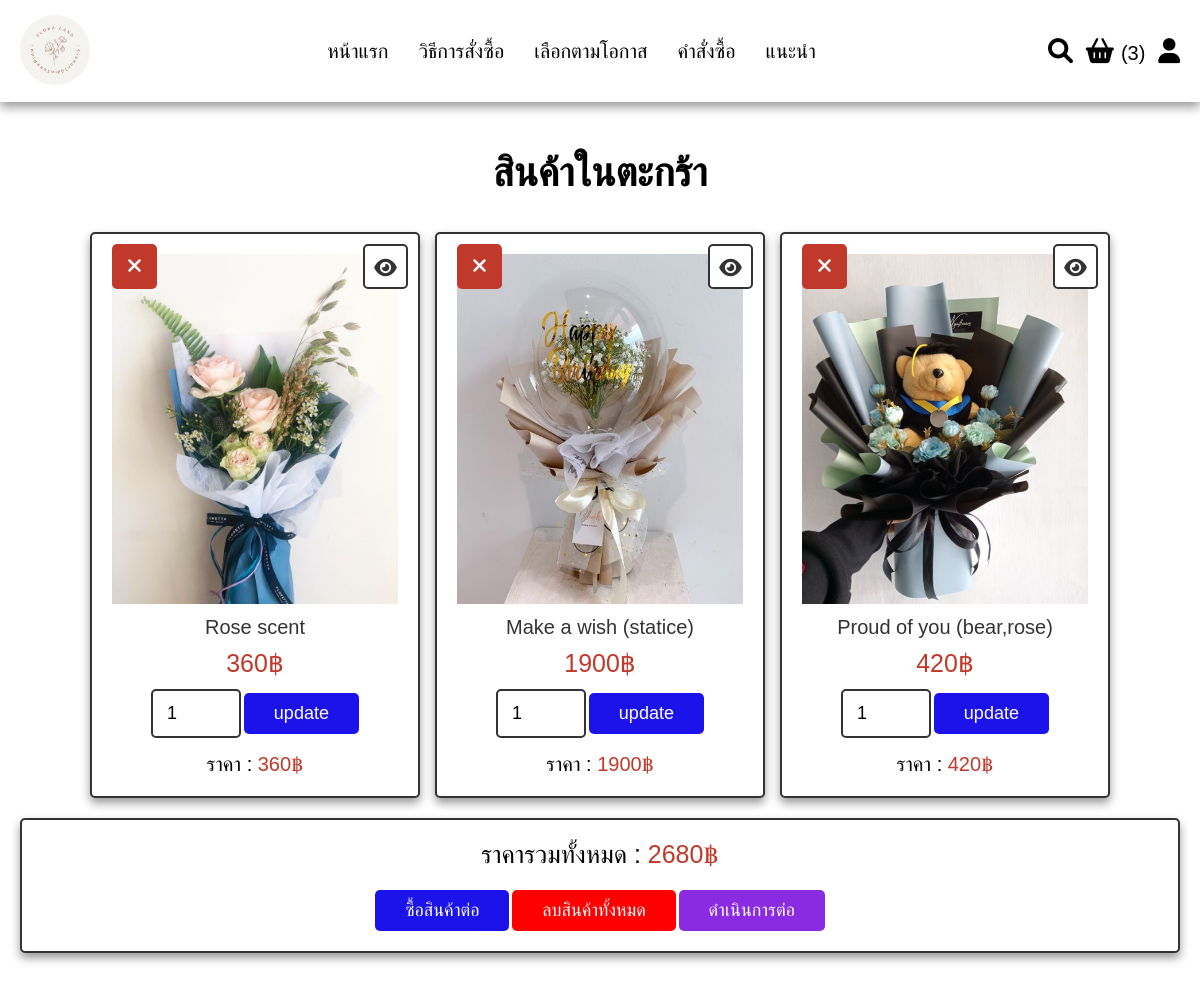
/cart.php (signed in), run on the app's committed database.
### tables this page shows
CREATE TABLE `cart` (
  `id` int(100) NOT NULL,
  `user_id` int(100) NOT NULL,
  `pid` int(100) NOT NULL,
  `pname` varchar(100) NOT NULL,
  `price` int(100) NOT NULL,
  `quantity` int(100) NOT NULL,
  `image` varchar(100) NOT NULL
);

### cart.php (the view, shortened to what this page needs)
<?php include 'config.php';
$user_id = $_SESSION['user_id'];
?>
<!DOCTYPE html>
<html lang="en">
<head>
   <link rel="stylesheet" href="https://cdnjs.cloudflare.com/ajax/libs/font-awesome/6.0.0/css/all.min.css">
   <link rel="stylesheet" href="css/style.css">
</head>
<body>
<?php include 'header.php'; ?>
<section class="shopping-cart">
    <h1 class="title">สินค้าในตะกร้า</h1>
    <div class="box-container">
    <?php
        $grand_total = 0;
        $select_cart = mysqli_query($conn, "SELECT * FROM cart WHERE user_id = '$user_id'") or die('query failed');
        if(mysqli_num_rows($select_cart) > 0){
            while($fetch_cart = mysqli_fetch_assoc($select_cart)){
    ?>
    <div class="box">
        <a href="cart.php?delete=<?php echo $fetch_cart['id']; ?>" class="fas fa-times"
        onclick="return confirm('ลบสิ่งนี้ออกจากรถเข็น?');"></a>
        <a href="view_page.php?pid=<?php echo $fetch_cart['pid']; ?>" class="fas fa-eye"></a>
        <img src="uploaded_img/<?php echo $fetch_cart['image']; ?>" alt="" class="image">
        <div class="pname"><?php echo $fetch_cart['pname']; ?></div>
        <div class="price"><?php echo $fetch_cart['price']; ?>฿</div>
        <form action="" method="post">
            <input type="number" min="1" value="<?php echo $fetch_cart['quantity']; ?>" name="cart_quantity" class="qty">
            <input type="submit" value="update" class="option-btn" name="update_quantity">
        </form>
        <div class="sub-total"> ราคา : <span><?php echo $sub_total = ($fetch_cart['price'] * $fetch_cart['quantity']); ?>฿</span> </div>
    </div>
    <?php
    $grand_total += $sub_total;
        }
    }else{
        echo '<p class="empty">ไม่มีสินค้าในตะกร้าของคุณ</p>';
    }
    ?>
    </div>
    <div class="cart-total">
        <p>ราคารวมทั้งหมด : <span><?php echo $grand_total; ?>฿</span></p>
        <a href="home.php#event" class="option-btn">ซื้อสินค้าต่อ</a>
        <a href="cart.php?delete_all" class="delete-btn <?php echo ($grand_total > 1)?'':'disabled' ?>"
        onclick="return confirm('delete all from cart?');">ลบสินค้าทั้งหมด</a>
        <a href="payment.php" class="btn  <?php echo ($grand_total > 1)?'':'disabled' ?>">ดำเนินการต่อ</a>
    </div>
</section>
</body>
</html>

### css/style.css (style rules this page uses)
* { margin: 0; padding: 0; box-sizing: border-box; font-family: Verdana, Geneva, Tahoma, sans-serif; outline: none; border: none; text-decoration: none; transition: .2s linear; }
html { font-size: 62.5%; scroll-behavior: smooth; scroll-padding-top: 6rem; overflow-x: hidden; }
body { background: #fff; }
section { padding: 3rem 2rem; }
.home .content span,h1 { font-size: 3.5rem; color: white; padding: 1rem 0; line-height: 1.5; }
.btn, .delete-btn, .option-btn { display: inline-block; border-radius: .5rem; margin-top: 1rem; font-size: 1.8rem; color:#fff; cursor: pointer; padding:1rem 3rem; }
.btn { background-color: #8A2BE2; }
.delete-btn { background-color: #f00; }
.option-btn { background-color:#1b13e9; }
.title { text-align: center; margin-bottom: 2rem; color: #000; font-size: 4rem; }
.shopping-cart .box-container { max-width: 1200px; margin:0 auto; display: grid; grid-template-columns: repeat(auto-fit, 33rem); gap:1.5rem; align-items: flex-start; justify-content: center; }
.shopping-cart .box-container .box { padding:2rem; text-align: center; background-color: #fff; border:.2rem solid #333; box-shadow: 0 .5rem 1rem #999; border-radius: .5rem; position: relative; }
.shopping-cart .box-container .box .image { height: 35rem; width: 100%; object-fit: cover; }
.shopping-cart .box-container .box .fa-eye, .shopping-cart .box-container .box .fa-times { position: absolute; top:1rem; height: 4.5rem; width: 4.5rem; line-height: 4.3rem; font-size: 2rem; border-radius: .5rem; }
.shopping-cart .box-container .box .fa-eye { right:1rem; border:.2rem solid #333; background-color: #fff; color:#333; }
.shopping-cart .box-container .box .fa-times { background-color: #c0392b; color:#fff; }
.shopping-cart .box-container .box .pname { font-size: 2rem; color:#333; margin:1rem 0; }
.shopping-cart .box-container .box .price { font-size: 2.5rem; color:#c0392b; margin:.5rem 0; }
.shopping-cart .box-container .box .qty { width: 9rem; padding:1.2rem 1.4rem; border-radius: .5rem; border:.2rem solid #333; font-size: 1.8rem; }
.shopping-cart .box-container .box .sub-total { margin-top: 1.5rem; font-size: 2rem; color:#000; }
.shopping-cart .box-container .box .sub-total span { color:#c0392b; }
.shopping-cart .cart-total { max-width: 1200px; margin:0 auto; padding:2rem; text-align: center; background-color: #fff; border:.2rem solid #333; box-shadow: 0 .5rem 1rem #999; border-radius: .5rem; margin-top: 2rem; }
.shopping-cart .cart-total p { font-size: 2.5rem; color:#000; margin-bottom: 1rem; }
.shopping-cart .cart-total p span { color:#c0392b; }

### data on the page
cart: image (picture), pname "Rose scent", price "360", cart_quantity "1"
cart: image (picture), pname "Make a wish (statice)", price "1900", cart_quantity "1"
cart: image (picture), pname "Proud of you (bear,rose)", price "420", cart_quantity "1"

### other printed values
$cart_num_rows "3"
$grand_total "2680"
